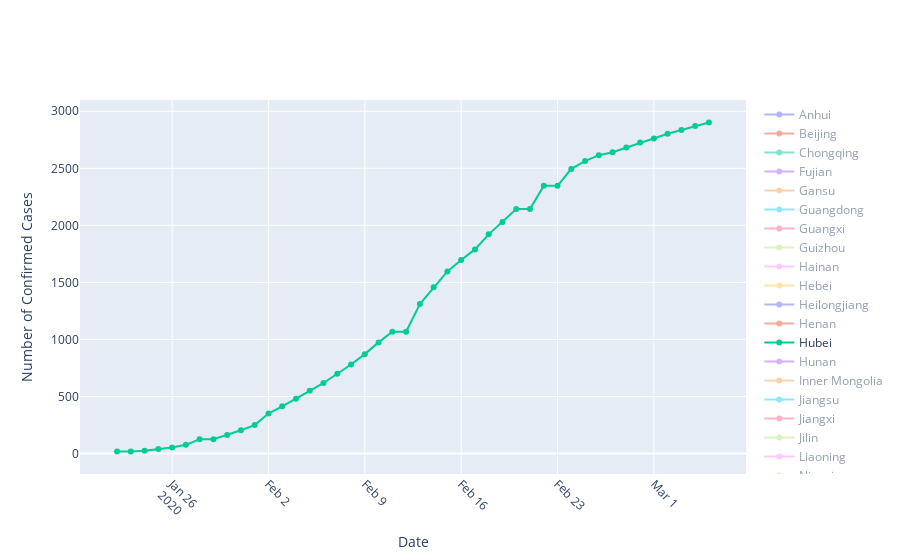

The cell this chart's notebook holds for it:
### Code cell
# all_china is the dataframe with all columns for all provinces in china 
# all_china_data is specifically just the time data from all provinces in china. It selects columns by the fact that the time data starts after the "Long" longitude column
all_china = data[data["Country/Region"]=="Mainland China"]
all_china_data = all_china.iloc[:,(all_china.columns.get_loc("Long")+1):]

times = toTimeSeries(all_china_data.columns)

# select the states to display in the plot. Here we select all of the provinces in china 
states = all_china["Province/State"]

fig = go.Figure()
for state in states:
    # get the index of the specified state, so we can locate that data for the plot 
    ind = all_china["Province/State"][all_china["Province/State"] == state].index[0]
    # plot the figure, where x is the date and y is the number of confirmed cases in the specified state 
    # by default only show Hubei, but have other states appear on the legend
    if state == "Hubei":
        fig.add_trace(go.Scatter(x=times,y=all_china_data.loc[ind], mode='lines+markers',name=state))
    else:
        fig.add_trace(go.Scatter(x=times,y=all_china_data.loc[ind], mode='lines+markers',name=state, visible="legendonly"))

fig.update_layout(xaxis_title='Date',yaxis_title='Number of Confirmed Cases',xaxis=dict(tickangle=45))
# fig.show()
